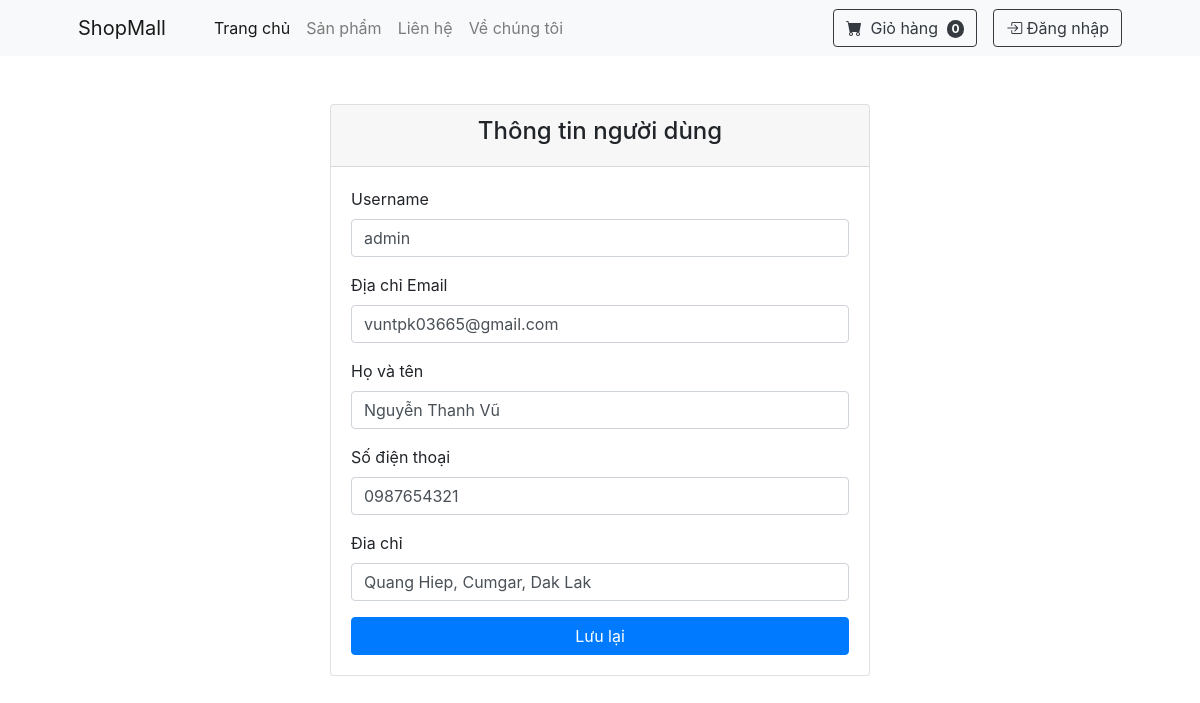
The page /profile.php?id=1 on the database its author committed.
### tables this page shows
CREATE TABLE `user` (
  `id` int(11) NOT NULL,
  `username` varchar(100) NOT NULL,
  `email` varchar(255) NOT NULL,
  `phone` varchar(15) NOT NULL,
  `password` varchar(255) NOT NULL,
  `role` varchar(50) NOT NULL,
  `fullname` varchar(255) DEFAULT NULL,
  `address` text DEFAULT NULL,
  `reset_token` varchar(255) DEFAULT NULL,
  `reset_token_expires` datetime DEFAULT NULL
);

### config/DBUntil.php (called while the page is built, shortened)
<?php
include "config.php";
class DBUntil
{
     private $connection = null;
     function __construct()
     {
          $db = new Database(HOST, USERNAME, PASSWORD, DB_NAME);
          $this->connection = $db->getConnection();
     }
     public function select($sql, $params = [])
     {
          $stmt = $this->connection->prepare($sql);
          $stmt->execute($params);
          $stmt->setFetchMode(PDO::FETCH_ASSOC);
          return $stmt->fetchAll();
     }
}

### config/config.php (called while the page is built, shortened)
<?php
class Database
{
     private $host;
     private $username;
     private $password;
     private $dbname;
     public function __construct($host, $username, $password, $dbname)
     {
          $this->host = $host;
          $this->password = $password;
          $this->username = $username;
          $this->dbname = $dbname;
     }
     public function getConnection()
     {
          try {
               $url = "mysql:host=" . $this->host . ";dbname=" . $this->dbname . ";username=" . $this->username . "";
               $this->connection = new PDO($url, $this->username, $this->password);
               $this->connection->setAttribute(PDO::ATTR_ERRMODE, PDO::ERRMODE_EXCEPTION);
               return $this->connection;
          } catch (\Exception $e) {
               echo "Error: " . $e->getMessage();
               return null;
          }
     }
}

### profile.php (the view, shortened to what this page needs)
<?php
include_once "includes/header.php";
include_once "includes/navbar.php";
include_once "config/DBUntil.php";
if (isset($_GET['id'])) {
     $id = $_GET['id'];
} else {
     $id = '';
}
$db = new DBUntil();
$user = $db->select("SELECT * FROM user WHERE id = ?", [$id]);
?>
<div class="container mt-5">
     <div class="row justify-content-center">
          <div class="col-md-6">
               <div class="card">
                    <div class="card-header text-center">
                         <h4>Thông tin người dùng</h4>
                    </div>
                    <div class="card-body">
                         <form action="profile.php?id=<?= $id ?>" method="post">
                              <div class="mb-3">
                                   <label for="username" class="form-label">Username</label>
                                   <input type="text" name="username" class="form-control" id="username" value="<?php echo $user[0]['username']; ?>">
                              </div>
                              <div class="mb-3">
                                   <label for="email" class="form-label">Địa chỉ Email</label>
                                   <input type="text" name="email" class="form-control" id="email" value="<?php echo $user[0]['email']; ?>">
                              </div>
                              <div class="mb-3">
                                   <label for="fullname" class="form-label">Họ và tên</label>
                                   <input type="text" name="fullname" class="form-control" value="<?php echo $user[0]['fullname']; ?>" id="fullname" placeholder="Enter your full name">
                              </div>
                              <div class="mb-3">
                                   <label for="phone" class="form-label">Số điện thoại</label>
                                   <input type="tel" name="phone" class="form-control" id="phone" value="<?php echo $user[0]['phone']; ?>">
                              </div>
                              <div class="mb-3">
                                   <label for="address" class="form-label">Đia chỉ</label>
                                   <input type="text" name="address" class="form-control" id="address" value="<?php echo $user[0]['address']; ?>" placeholder="Enter your address">
                              </div>
                              <button type="submit" class="btn btn-primary w-100">Lưu lại</button>
                         </form>
                    </div>
               </div>
          </div>
     </div>
</div>

### rows shown on the page
user: username "admin", email "vuntpk03665@gmail.com", fullname "Nguyễn Thanh Vũ", phone "0987654321", address "Quang Hiep, Cumgar, Dak Lak"

### other values the page prints
count($getcount) "0"
